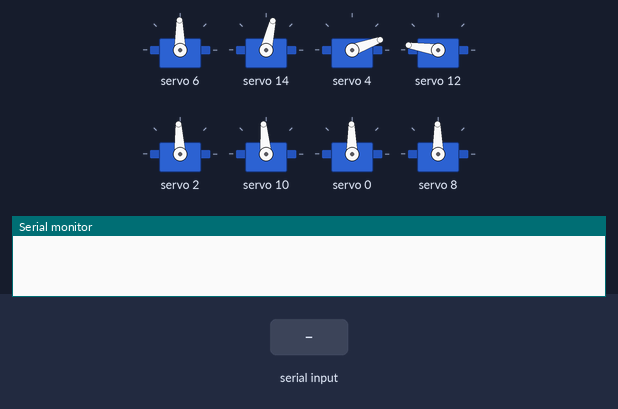
This sketch was run on a simulated Arduino Uno, built with avr-gcc and run on an emulated ATmega328P. On the bench: 8 × servo, the last lines printed to the serial monitor. The test bench sets the inputs (shaded band).

Above: at 2.7 s.
2.8 s: "a" received over Serial
At 5.6 s:
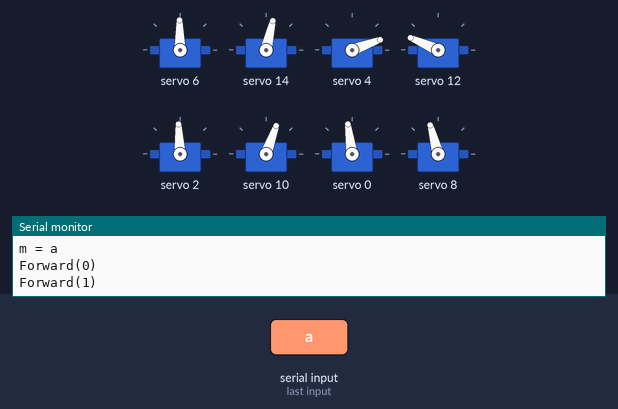
5.8 s: "e" received over Serial
At 8.1 s:
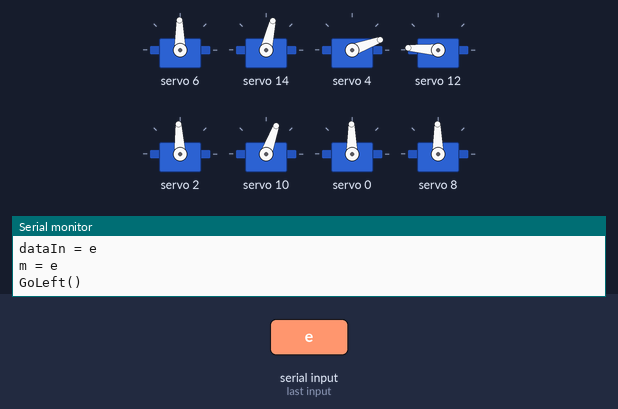
8.8 s: "f" received over Serial
At 9.93 s:
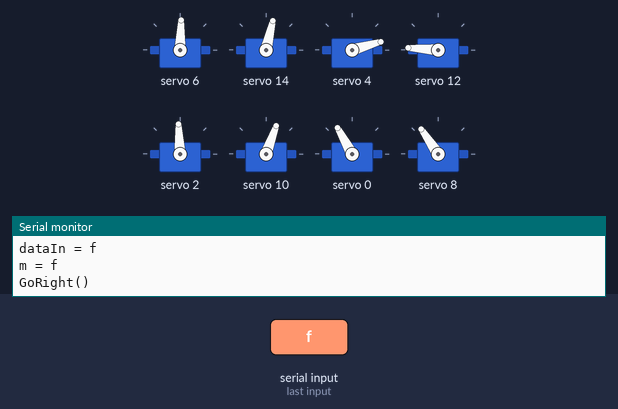
11.8 s: "g" received over Serial
At 12.26 s:
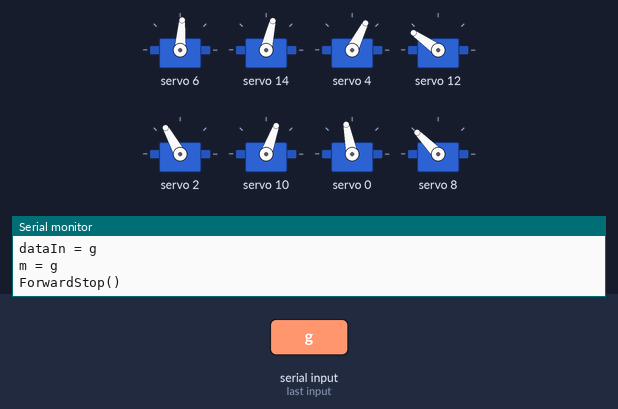
14.3 s: "h" received over Serial
At 14.88 s:
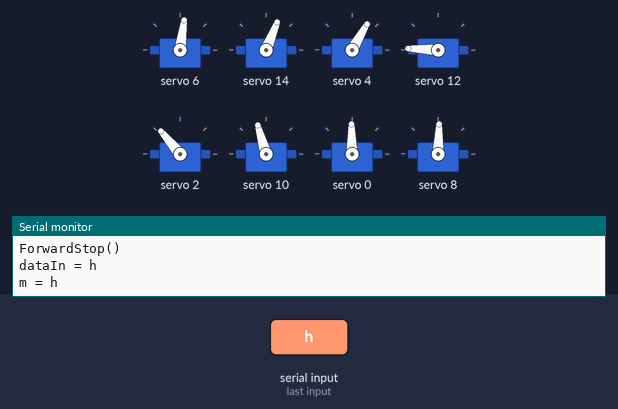
17.3 s: "a" received over Serial
Timing chart, 0 to 21.1 s (numbered marks = the images above; inputs shaded):
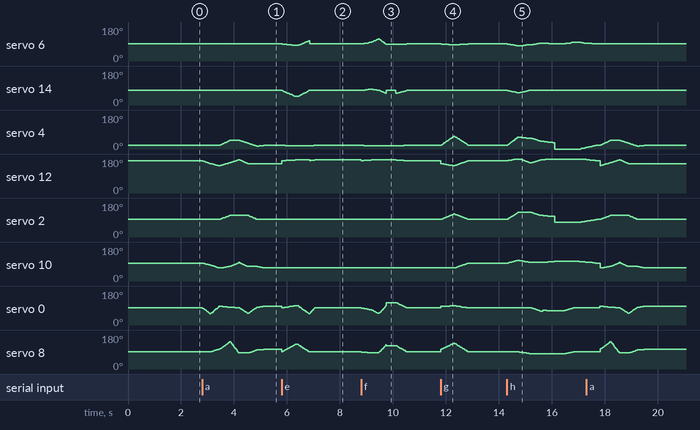

The sketch:

sacri_elimination.ino
```cpp
#include <SoftwareSerial.h>
#include <Adafruit_PWMServoDriver.h>

// called this way, it uses the default address 0x40
Adafruit_PWMServoDriver pwm = Adafruit_PWMServoDriver();
// you can also call it with a different address you want
//Adafruit_PWMServoDriver pwm = Adafruit_PWMServoDriver(0x41);

#define SERVOMIN  120 // this is the 'minimum' pulse length count (out of 4096)
#define SERVOMAX  595 // this is the 'maximum' pulse length count (out of 4096)

// our servo # counter
uint8_t servonum = 0;

void setup() {
  Serial.begin(9600);

  pwm.begin();
  pwm.setPWMFreq(60);  // Analog servos run at ~60 Hz, max = 3500; Datasheet limit is 3052=50MHz/(4*4096)


  pwm.setPWM(6, 0, angleToPulse(93) );    //ra sau, ra ngoai 87
  pwm.setPWM(14, 0, angleToPulse(79) ); //95
  delay(500);
  pwm.setPWM(4, 0, angleToPulse(25) );   //vao trong, toi truoc
  pwm.setPWM(12, 0, angleToPulse(170) );
  delay(500);
  pwm.setPWM(2, 0, angleToPulse(95) );   //ra ngoai, toi truoc
  pwm.setPWM(10, 0, angleToPulse(97) );
  delay(500);
  pwm.setPWM(0, 0, angleToPulse(93) );   //ra truoc, vao trong
  pwm.setPWM(8, 0, angleToPulse(93) );
  delay(10);
}

int count = 0;
void loop() {
    while (Serial.available()) {
      char dataIn, m;
      Serial.print("dataIn = ");
      Serial.println(dataIn = (char) Serial.read());  // Read the data
      if (dataIn == 'a') {
        m = 'a';
      }
      if (dataIn == 'b') {
        m = 'b';
      }
      if (dataIn == 'c') {
        m = 'c';
      }
      if (dataIn == 'd') {
        m = 'd';
      }
      if (dataIn == 'e') {
        m = 'e';
      }
      if (dataIn == 'f') {
        m = 'f';
      }
      if (dataIn == 'g') {
        m = 'g';
      }
      if (dataIn == 'h') {
        m = 'h';
      }
      if (dataIn == 'i') {
        m = 'i';
      }
      Serial.print("m = ");
      Serial.println(m);

    if (m == 'a') {
      switch (count){
        case 0:
          Forward(count++);
          Forward(count++);
          break;
        default:
          Forward(count++);
          break;
      }
    }
    if (m == 'b') {
      Backward();
    }
    if (m == 'c') {
      LeftKick();
    }
    if (m == 'd') {
      RightKick();
    }
    if (m == 'e') {
      GoLeft();
    }
    if (m == 'f') {
      GoRight();
    }
    if (m == 'g'){
        ForwardStop();
    }
    if (m == 'h') {
      LeftTurn();
    }
    if (m == 'i') {
      RightTurn();
    }

    }
}
int angleToPulse(double ang) {
  int pulse = map(ang, 0, 180, SERVOMIN, SERVOMAX);
  return pulse;
}

void Forward(int count){
   if (count==0){
    // right leg forward from standing
    Serial.println("Forward(0)");
    Ultimate3(10,97,87,  12,170,155,  0,93,62,  200);
    delay(1);
    Ultimate4(0,62,100,   12,155,145,  10,87,72,  8,93,106,  200);
    delay(1);
   }
   else {
    // left leg forward from count = 0, then right leg forward
    Serial.println("Forward(1)");
    Ultimate6(0,100,97,  2,95,115,  4,25,50,  12,145,160,  8,106,145,  10,72,80,  200);
    delay(1);
    Ultimate4(8,145,87,  10,80,99,  12,160,175, 0,97,93,  200);
    delay(1);


    Ultimate4(10,99,79,  12,175,155,  0,93,65,  4,50,35,  200);
    delay(1);
    Ultimate4(0,65,97,  4,35,20,  2,115,95,  8,87,102, 200);
    delay(1);
    Ultimate4(0,97,100,  4,20,25,  8,102,106,   10,79,72,  200);
    delay(1);
   }
}

void ForwardStop(){
  //left leg forward to standing
    Serial.println("ForwardStop()");
    Ultimate6(0,100,103,  2,95,123,  4,25,70,  6,93,88,  12,155,145,  8,106,137,  300);
    delay(1);
    Ultimate7(0,103,93,  2,123,95,  4,70,25,  6,88,93,  8,137,93,  10,72,97,  12,145,170,  300);
    delay(1);
}

void Backward(){
  //Ultimate8(6,93,85,  14,79,71,  2,95,85,  4,25,30,  0,93,85,  10,97,75,  12,170,160,  8,93,108,  1000);
//  Ultimate();
//  delay(1);
//  Ultimate5(4,30,45,  2,85,80,  6,85,93,  14,71,79,  12,160,160,  1000);
//  delay(1);
//  Ultimate5(0,85,88,   4,45,65,   2,80,130,   6,93,103,   12,160,155,  1000);
//  delay(1);
//  Ultimate6(0,88,90,  6,103,105,  4,65,85,  12,155,145,  14,79,85,  8,93,135,  1000);
//  delay(1);
//  Ultimate7(2,130,110,  4,85,60,  10,75,65,  12,145,143,  8,135,110,  6,105,91,  14,85,79,  1000);
//  delay(1);
//  Ultimate6(0,90,93,  2,110,95,  4,60,25,  8,110,93,  10,65,97,  12,143,170,  1000);
}

void BackwardStop() {
  //left leg backward to standing
}

void LeftKick() {
  //double tap
}

void RightKick() {
  //double tap
}

void GoLeft() {
  Serial.println("GoLeft()");
  //Ultimate4(0,93,78,  6,93,108,  8,93,83,   14,79,89,  300);
  // delay(1);
  // pwm.setPWM(0, 0, angleToPulse(92) );
  Ultimate6(0, 93, 103, 4, 25, 21, 12, 170, 174,   6, 93, 85,  8, 93, 130, 14, 79, 50,  300);
  delay(100);
  Ultimate4(0, 103, 63,  6, 85, 108,  8, 130, 93,  14, 50, 79, 300);
  delay(1);
  pwm.setPWM(6, 0, angleToPulse(93) );
  delay(1);
  Ultimate3(0, 63, 93, 4, 21, 25, 12, 170, 174, 100);
}

void GoRight() {
  Serial.println("GoRight()");
  Ultimate6(0, 93, 83, 4, 25, 21, 12, 170, 174, 6, 93, 100, 8, 93, 88, 14, 79, 87, 175);
  delay(1);
  Ultimate4(0, 83, 65, 6, 100, 118, 8, 88, 90, 14, 87, 80, 175);
  delay(1);
  Ultimate4(0, 65, 105, 6, 118, 90, 8, 90, 130, 14, 80, 65, 175);
  delay(1);
  pwm.setPWM(14, 0, angleToPulse(79) );
  pwm.setPWM(0, 0, angleToPulse(120) );
  pwm.setPWM(8, 0, angleToPulse(125) );
  delay(350);
  Ultimate6(0, 120, 93, 4, 21, 25, 12, 174, 170, 6, 90, 93, 8, 125, 93, 14, 65, 79,  200);
  delay(200);
}

void LeftTurn() {


    Ultimate6(6,93,83, 14,79,69, 4,25,65, 2,95,130, 10,97,110, 12,170,180, 200);
    delay(50);
    Ultimate6(10,110,100, 12,180,160,6,83,89, 14,69,80, 8,93,84, 4,65,60 ,200 );
    delay(50);
    Ultimate5(0,93,75, 6,89,97, 4,60,45, 12, 160,175, 2,130,115, 200);
    delay(50);
    Ultimate7(4,45,38, 2,115,110, 6,97,93, 0,80,77, 8, 84,82, 12,175,180,10,100,105,  200);
    delay(10);

    pwm.setPWM(2, 0, angleToPulse(80) );    //ra sau, ra ngoai 87
    pwm.setPWM(14, 0, angleToPulse(79) );
    pwm.setPWM(4, 0, angleToPulse(5) );
    delay(300);
    Ultimate3(0,77,93, 8,82,93, 6,93,100, 300);
    delay(200);
    Ultimate5(2,80,95, 4,5,25,  6,100,93, 10,105,97, 12,180,170, 500);
    delay(100);


}

void RightTurn() {
  //single tap
}

void Ultimate1(int Number, int Start, int End, int Time ) {
  if (End > Start) {
    int timeStep1 = Time / (End - Start);
    for (; Start <= End; Start += 2) {
      pwm.setPWM(Number, 0, angleToPulse(Start) );
      delay(timeStep1);
    }
  }
  if (End < Start) {
    int timeStep2 = Time / (Start - End);
    for (; Start >= End; Start -= 2) {
      pwm.setPWM(Number, 0, angleToPulse(Start) );
      delay(timeStep2);
    }
  }
}


void Ultimate2(int Number1, int Start1, int End1, int Number2, int Start2, int End2, int Time ) {
  double difference1 = (double)(End1 - Start1) / 45;
  double difference2 = (double)(End2 - Start2) / 45;
  for (int m = 0; m <= 45; m += 1) {
    pwm.setPWM(Number1, 0, angleToPulse((double)(difference1 * m + Start1)) );
    pwm.setPWM(Number2, 0, angleToPulse((double)(difference2 * m + Start2)) );
    delay(Time / 45);
  }
}
void Ultimate3(int Number1, int Start1, int End1, int Number2, int Start2, int End2, int Number3, int Start3, int End3, int Time ) {
  double difference1 = (double)(End1 - Start1) / 45;
  double difference2 = (double)(End2 - Start2) / 45;
  double difference3 = (double)(End3 - Start3) / 45;
  for (int a = 0; a <= 45; a += 1) {
    pwm.setPWM(Number1, 0, angleToPulse((double)(difference1 * a + Start1)) );
    pwm.setPWM(Number2, 0, angleToPulse((double)(difference2 * a + Start2)) );
    pwm.setPWM(Number3, 0, angleToPulse((double)(difference3 * a + Start3)) );
    delay(Time / 45);
  }
}

void Ultimate4(int Number1, int Start1, int End1, int Number2, int Start2, int End2, int Number3, int Start3, int End3, int Number4, int Start4, int End4, int Time ) {
  double difference1 = (double)(End1 - Start1) / 45;
  double difference2 = (double)(End2 - Start2) / 45;
  double difference3 = (double)(End3 - Start3) / 45;
  double difference4 = (double)(End4 - Start4) / 45;
  for (int a = 0; a <= 45; a += 1) {
    pwm.setPWM(Number1, 0, angleToPulse((double)(Start1 + difference1 * a)) );
    pwm.setPWM(Number2, 0, angleToPulse((double)(Start2 + difference2 * a)) );
    pwm.setPWM(Number3, 0, angleToPulse((double)(Start3 + difference3 * a)) );
    pwm.setPWM(Number4, 0, angleToPulse((double)(Start4 + difference4 * a)) );
    delay(Time / 45);
  }
}

void Ultimate5(int Number1, int Start1, int End1, int Number2, int Start2, int End2, int Number3, int Start3, int End3, int Number4, int Start4, int End4, int Number5, int Start5, int End5, int Time ) {
  double difference1 = (double)(End1 - Start1) / 45;
  double difference2 = (double)(End2 - Start2) / 45;
  double difference3 = (double)(End3 - Start3) / 45;
  double difference4 = (double)(End4 - Start4) / 45;
  double difference5 = (double)(End5 - Start5) / 45;
  for (int a = 0; a <= 45; a += 1) {
    pwm.setPWM(Number1, 0, angleToPulse((double)(Start1 + difference1 * a)) );
    pwm.setPWM(Number2, 0, angleToPulse((double)(Start2 + difference2 * a)) );
    pwm.setPWM(Number3, 0, angleToPulse((double)(Start3 + difference3 * a)) );
    pwm.setPWM(Number4, 0, angleToPulse((double)(Start4 + difference4 * a)) );
    pwm.setPWM(Number5, 0, angleToPulse((double)(Start5 + difference5 * a)) );
    delay(Time / 45);
  }
}

void Ultimate6(int Number1, int Start1, int End1, int Number2, int Start2, int End2, int Number3, int Start3, int End3, int Number4, int Start4, int End4, int Number5, int Start5, int End5, int Number6, int Start6, int End6, int Time ) {
  double difference1 = (double)(End1 - Start1) / 45;
  double difference2 = (double)(End2 - Start2) / 45;
  double difference3 = (double)(End3 - Start3) / 45;
  double difference4 = (double)(End4 - Start4) / 45;
  double difference5 = (double)(End5 - Start5) / 45;
  double difference6 = (double)(End6 - Start6) / 45;
  for (int a = 0; a <= 45; a += 1) {
    pwm.setPWM(Number1, 0, angleToPulse((double)(Start1 + difference1 * a)) );
    pwm.setPWM(Number2, 0, angleToPulse((double)(Start2 + difference2 * a)) );
    pwm.setPWM(Number3, 0, angleToPulse((double)(Start3 + difference3 * a)) );
    pwm.setPWM(Number4, 0, angleToPulse((double)(Start4 + difference4 * a)) );
    pwm.setPWM(Number5, 0, angleToPulse((double)(Start5 + difference5 * a)) );
    pwm.setPWM(Number6, 0, angleToPulse((double)(Start6 + difference6 * a)) );
    delay(Time / 45);
  }
}

void Ultimate7(int Number1, int Start1, int End1, int Number2, int Start2, int End2, int Number3, int Start3, int End3, int Number4, int Start4, int End4, int Number5, int Start5, int End5, int Number6, int Start6, int End6, int Number7, int Start7, int End7, int Time ) {
  double difference1 = (double)(End1 - Start1) / 45;
  double difference2 = (double)(End2 - Start2) / 45;
  double difference3 = (double)(End3 - Start3) / 45;
  double difference4 = (double)(End4 - Start4) / 45;
  double difference5 = (double)(End5 - Start5) / 45;
  double difference6 = (double)(End6 - Start6) / 45;
  double difference7 = (double)(End7 - Start7) / 45;
  for (int a = 0; a <= 45; a += 1) {
    pwm.setPWM(Number1, 0, angleToPulse((double)(Start1 + difference1 * a)) );
    pwm.setPWM(Number2, 0, angleToPulse((double)(Start2 + difference2 * a)) );
    pwm.setPWM(Number3, 0, angleToPulse((double)(Start3 + difference3 * a)) );
    pwm.setPWM(Number4, 0, angleToPulse((double)(Start4 + difference4 * a)) );
    pwm.setPWM(Number5, 0, angleToPulse((double)(Start5 + difference5 * a)) );
    pwm.setPWM(Number6, 0, angleToPulse((double)(Start6 + difference6 * a)) );
    pwm.setPWM(Number7, 0, angleToPulse((double)(Start7 + difference7 * a)) );
    delay(Time / 45);
  }
}

void Ultimate8(int Number1, int Start1, int End1, int Number2, int Start2, int End2, int Number3, int Start3, int End3, int Number4, int Start4, int End4, int Number5, int Start5, int End5, int Number6, int Start6, int End6, int Number7, int Start7, int End7, int Number8, int Start8, int End8, int Time ) {
  double difference1 = (double)(End1 - Start1) / 45;
  double difference2 = (double)(End2 - Start2) / 45;
  double difference3 = (double)(End3 - Start3) / 45;
  double difference4 = (double)(End4 - Start4) / 45;
  double difference5 = (double)(End5 - Start5) / 45;
  double difference6 = (double)(End6 - Start6) / 45;
  double difference7 = (double)(End7 - Start7) / 45;
  double difference8 = (double)(End8 - Start8) / 45;
  for (int a = 0; a <= 45; a += 1) {
    pwm.setPWM(Number1, 0, angleToPulse((double)(Start1 + difference1 * a)) );
    pwm.setPWM(Number2, 0, angleToPulse((double)(Start2 + difference2 * a)) );
    pwm.setPWM(Number3, 0, angleToPulse((double)(Start3 + difference3 * a)) );
    pwm.setPWM(Number4, 0, angleToPulse((double)(Start4 + difference4 * a)) );
    pwm.setPWM(Number5, 0, angleToPulse((double)(Start5 + difference5 * a)) );
    pwm.setPWM(Number6, 0, angleToPulse((double)(Start6 + difference6 * a)) );
    pwm.setPWM(Number7, 0, angleToPulse((double)(Start7 + difference7 * a)) );
    pwm.setPWM(Number8, 0, angleToPulse((double)(Start8 + difference8 * a)) );
    delay(Time / 45);
  }
}
```

Measured:
- after the input at 2.8 s, servo 2: rises from 93° to 114° in 0.36 s, then falls to 93° in 1.0 s
- after the input at 5.8 s, servo 4: 20° → 19° at once, → 18° 0.12 s later, → 17° 0.12 s later, → 16° 0.12 s later, … (5 changes in this stretch); servo 12: 156° → 171° at once, → 173° 0.14 s later, → 174° 0.24 s later, → 176° 0.12 s later, … (6 changes in this stretch)
- after the input at 8.8 s, servo 12: 176° → 171° at once, → 173° 0.10 s later, → 174° 0.18 s later, → 176° 0.10 s later, … (7 changes in this stretch)
- after the input at 11.8 s, servo 4: rises from 20° to 67° in 0.48 s, then falls to 20° in 0.54 s; servo 2: rises from 93° to 122° in 0.48 s, then falls to 93° in 0.53 s
